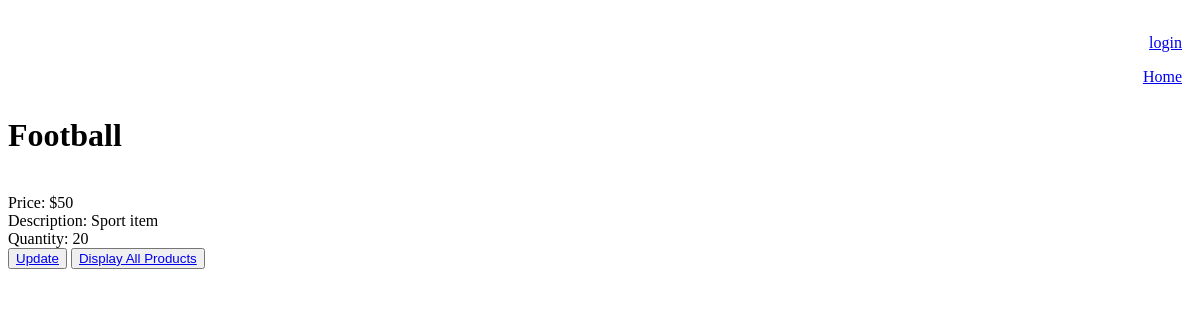
The page /product/2/ on the database as committed earlier.
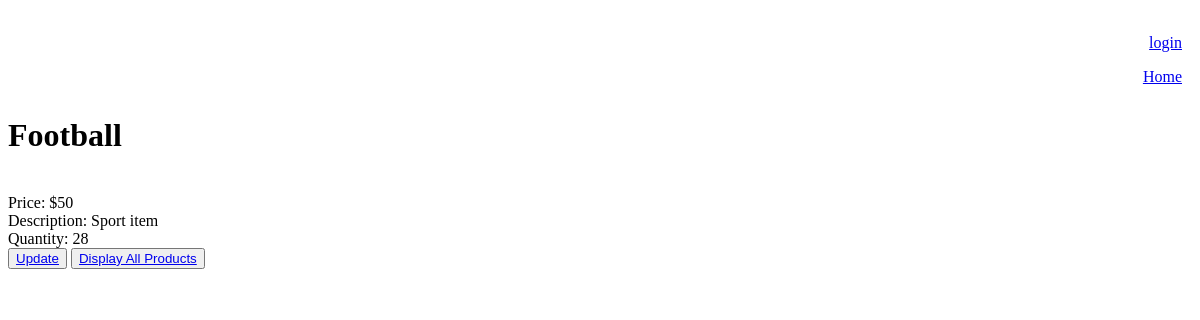
The same page on the database as committed later.
### product/models.py (models this page shows)
class Product(models.Model):
    name = models.CharField(max_length=50, null=False)
    price = models.IntegerField(null=False)
    description = models.CharField(max_length=200, null=False)
    quantity = models.IntegerField(null=False)
    user = models.ForeignKey(User, default=1, on_delete=models.CASCADE)
    image = models.ImageField(upload_to='product/', null=True, blank=True)
    def __str__(self):
        return self.name

### product/views.py (the view)
# urls.py: path('<int:pk>/', ProductDetail.as_view(), name='product_detail'),
class ProductDetail(DetailView):
    model = Product
    template_name = 'product/product_detail.html'
    context_object_name = 'product'

### templates/product/product_detail.html (shortened to what this page needs)
{% extends 'product/base.html' %}
{% block content %}
<h1>{{product}}</h1> <br>
Price: ${{ product.price}} <br>
Description: {{product.description}} <br>
Quantity: {{product.quantity}} <br>
<button><a href="{% url 'product_update' product.id %}">Update</a></button>
<button><a href="{% url 'product_list' %}">Display All Products</a></button>
{% endblock %}

Rows that differ between the two databases and show on the page:
changed Product "Football": quantity "20" → "28"
